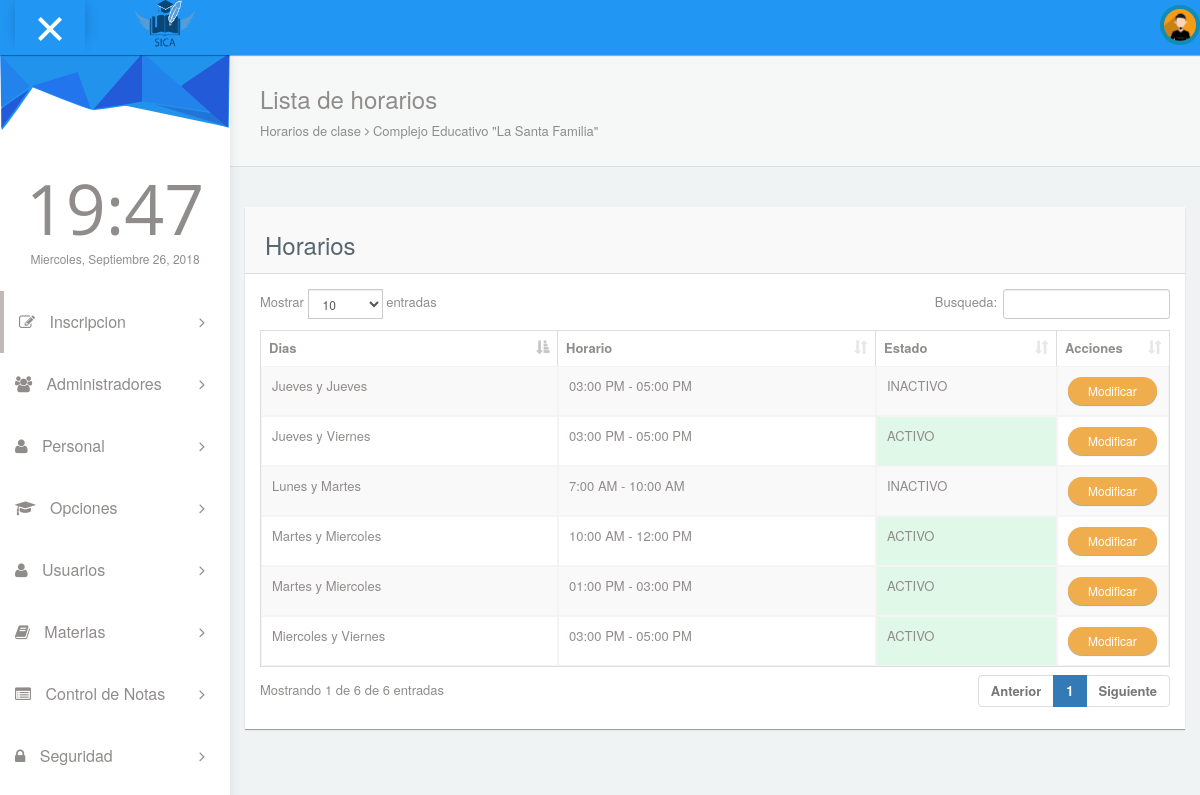
Page /pages/listaHorarios.php on the committed database.
### tables this page shows
CREATE TABLE `thorarios` (
  `eid_horario` int(11) NOT NULL,
  `cdia` varchar(20) NOT NULL,
  `chora` varchar(20) NOT NULL,
  `estado` int(11) NOT NULL
);

### pages/tablaHorarios.php (the view)
<?php
                            include "../config/conexion.php" ;
                            $result = $conexion->query("SELECT * FROM thorarios");
                            if($result->num_rows != 0){
                                while($fila = $result->fetch_object()){
                                  echo "<tr>";
                                    echo "<td>".$fila->cdia."</td>";
                                    echo "<td>".$fila->chora."</td>";
                                    if($fila->estado == 0){
                                      echo "<td> INACTIVO </td>";
                                    }
                                    else if($fila->estado == 1){
                                      echo "<td bgcolor=#dff8e7> ACTIVO </td>";
                                    }
                                      $aux= "<button type=\"button\" class=\"btn btn-warning btn-sm btn-round\" ";
                                      $aux.="onclick=\"editar('".$fila->eid_horario."','".$fila->cdia."','".$fila->chora."','".$fila->estado."')\";>";
                                      $aux.="Modificar</button>";
                                    echo "<td width='90'>";
                                      echo $aux;
                                    echo "</td>";
                                  echo "</tr>";
                                }
                            }
?>

### rows in the picture
thorarios: cdia "Lunes y Martes", chora "7:00 AM - 10:00 AM", estado "INACTIVO"
thorarios: cdia "Martes y Miercoles", chora "10:00 AM - 12:00 PM", estado "ACTIVO"
thorarios: cdia "Miercoles y Viernes", chora "03:00 PM - 05:00 PM", estado "ACTIVO"
thorarios: cdia "Jueves y Jueves", chora "03:00 PM - 05:00 PM", estado "INACTIVO"
thorarios: cdia "Martes y Miercoles", chora "01:00 PM - 03:00 PM", estado "ACTIVO"
thorarios: cdia "Jueves y Viernes", chora "03:00 PM - 05:00 PM", estado "ACTIVO"
